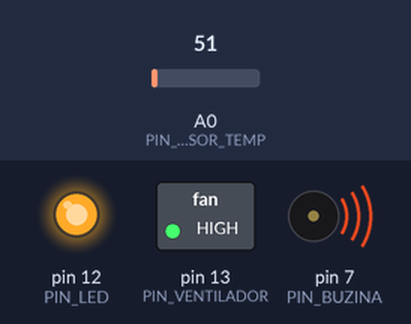
Recording of a sketch running on a simulated Arduino Uno, built with avr-gcc and run on an emulated ATmega328P. On the bench: switched loads named in the sketch (green lamp = pin HIGH), output pins drawn as LEDs (lit = HIGH), buzzer (waves = sounding, pin HIGH). Inputs (shaded band) come from the test bench; at power-on: A0 (PIN_SENSOR_TEMP) = 51.

Above: at 1.2 s.
1.3 s: A0 (PIN_SENSOR_TEMP) set to 46
At 2.2 s:
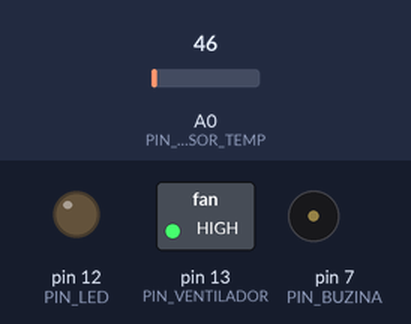
2.8 s: A0 (PIN_SENSOR_TEMP) set to 30
At 3.2 s:
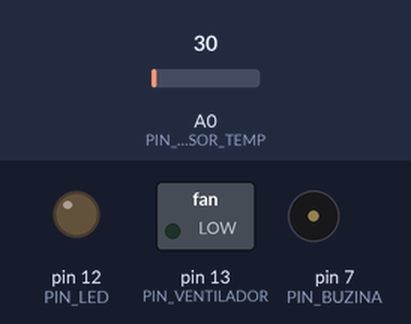
4.3 s: A0 (PIN_SENSOR_TEMP) set to 61
At 5.5 s:
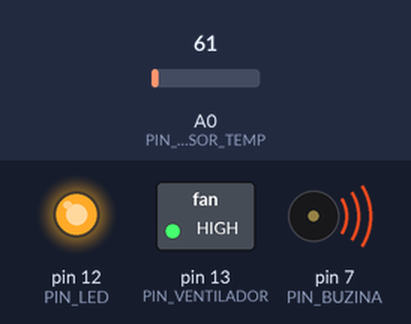
5.8 s: A0 (PIN_SENSOR_TEMP) set to 15
At 6.6 s:
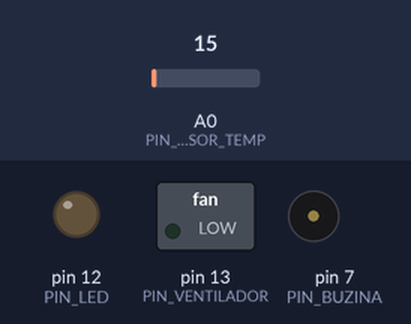
Timing chart, 0 to 8.3 s (numbered marks = the images above; inputs shaded):
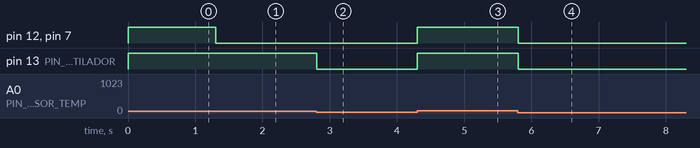

The sketch:

Codigo_Projeto_Temperatura.ino
```cpp
#define PIN_VENTILADOR 13
#define PIN_LED 12
#define PIN_SENSOR_TEMP 0
#define PIN_BUZINA 7
#define LIMITE_TEMPERATURA_VENTILADOR 30
#define LIMITE_TEMPERATURA_EMERGENCIA 50

int sensorTemperatura = 0;

void setup()
{
  pinMode(PIN_SENSOR_TEMP, INPUT);
  pinMode(PIN_VENTILADOR, OUTPUT);
  pinMode(PIN_LED, OUTPUT);
  pinMode(PIN_BUZINA, OUTPUT);
}

void loop()
{
  sensorTemperatura = analogRead(PIN_SENSOR_TEMP);
  if (sensorTemperatura > LIMITE_TEMPERATURA_VENTILADOR) {
    digitalWrite(PIN_VENTILADOR, HIGH);
  } else {
    digitalWrite(PIN_VENTILADOR, LOW);
  }

  if (sensorTemperatura > LIMITE_TEMPERATURA_EMERGENCIA) {
    digitalWrite(PIN_BUZINA, HIGH);
    digitalWrite(PIN_LED, HIGH);
  } else {
    digitalWrite(PIN_BUZINA, LOW);
    digitalWrite(PIN_LED, LOW);
  }

  delay(10); // Delay a little bit to improve simulation performance
}
```

Measured:
- the behaviour switches between 51 and 50 on A0 (PIN_SENSOR_TEMP) (found by bisection; images 0 and 1)
- after the input at 1.3 s, pin 12 (PIN_LED), pin 7 (PIN_BUZINA): HIGH → LOW at once
- after the input at 2.8 s, pin 13 (PIN_VENTILADOR): HIGH → LOW at once
- after the input at 4.3 s, pin 12 (PIN_LED), pin 13 (PIN_VENTILADOR), pin 7 (PIN_BUZINA): LOW → HIGH at once
- after the input at 5.8 s, pin 12 (PIN_LED), pin 13 (PIN_VENTILADOR), pin 7 (PIN_BUZINA): HIGH → LOW at once
